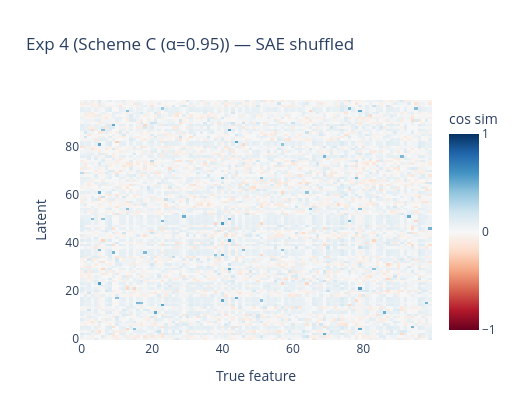
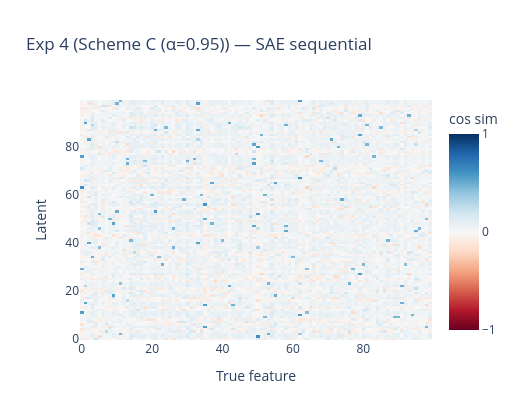
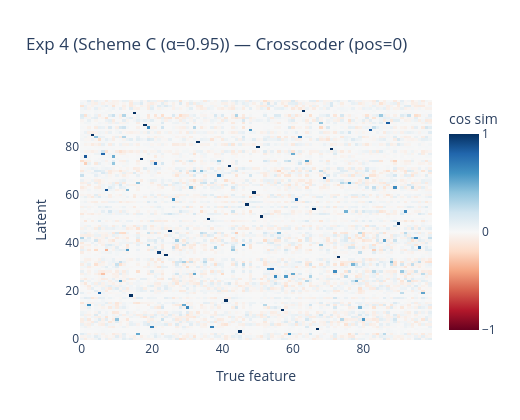

Notebook source saved alongside these figures, in order:
### Code cell
plot_recovery_heatmap(sae_exp4_shuf.decoder_directions, TRUE_FEATURES,
                      title='Exp 4 (Scheme C (α=0.95)) — SAE shuffled')
plot_recovery_heatmap(sae_exp4_seq.decoder_directions,  TRUE_FEATURES,
                      title='Exp 4 (Scheme C (α=0.95)) — SAE sequential')
plot_recovery_heatmap(cc_exp4.decoder_directions(pos=0), TRUE_FEATURES,
                      title='Exp 4 (Scheme C (α=0.95)) — Crosscoder (pos=0)')

### Figure 1 — Plotly figure (JSON) as saved in the notebook; plotly's stock layout.template omitted (floating-point values rounded to 4 significant figures; data arrays with more than 128 entries replaced by an {"elided": "..."} marker saying what was removed)
{"data": [{"colorbar": {"dtick": 1, "tickvals": [-1, 0, 1], "title": {"text": "cos sim"}}, "colorscale": [[0, "rgb(103,0,31)"], [0.1, "rgb(178,24,43)"], [0.2, "rgb(214,96,77)"], [0.3, "rgb(244,165,130)"], [0.4, "rgb(253,219,199)"], [0.5, "rgb(247,247,247)"], [0.6, "rgb(209,229,240)"], [0.7, "rgb(146,197,222)"], [0.8, "rgb(67,147,195)"], [0.9, "rgb(33,102,172)"], [1, "rgb(5,48,97)"]], "hovertemplate": "True feature: %{x}<br>Latent: %{y}<br>Cos sim: %{z:.3f}<extra></extra>", "type": "heatmap", "z": {"elided": "100x100 float values"}, "zmax": 1, "zmin": -1}], "layout": {"height": 420, "title": {"text": "Exp 4 (Scheme C (α=0.95)) — SAE shuffled"}, "width": 520, "xaxis": {"title": {"text": "True feature"}}, "yaxis": {"title": {"text": "Latent"}}}}

### Figure 2 — Plotly figure (JSON) as saved in the notebook; plotly's stock layout.template omitted (floating-point values rounded to 4 significant figures; data arrays with more than 128 entries replaced by an {"elided": "..."} marker saying what was removed)
{"data": [{"colorbar": {"dtick": 1, "tickvals": [-1, 0, 1], "title": {"text": "cos sim"}}, "colorscale": [[0, "rgb(103,0,31)"], [0.1, "rgb(178,24,43)"], [0.2, "rgb(214,96,77)"], [0.3, "rgb(244,165,130)"], [0.4, "rgb(253,219,199)"], [0.5, "rgb(247,247,247)"], [0.6, "rgb(209,229,240)"], [0.7, "rgb(146,197,222)"], [0.8, "rgb(67,147,195)"], [0.9, "rgb(33,102,172)"], [1, "rgb(5,48,97)"]], "hovertemplate": "True feature: %{x}<br>Latent: %{y}<br>Cos sim: %{z:.3f}<extra></extra>", "type": "heatmap", "z": {"elided": "100x100 float values"}, "zmax": 1, "zmin": -1}], "layout": {"height": 420, "title": {"text": "Exp 4 (Scheme C (α=0.95)) — SAE sequential"}, "width": 520, "xaxis": {"title": {"text": "True feature"}}, "yaxis": {"title": {"text": "Latent"}}}}

### Figure 3 — Plotly figure (JSON) as saved in the notebook; plotly's stock layout.template omitted (floating-point values rounded to 4 significant figures; data arrays with more than 128 entries replaced by an {"elided": "..."} marker saying what was removed)
{"data": [{"colorbar": {"dtick": 1, "tickvals": [-1, 0, 1], "title": {"text": "cos sim"}}, "colorscale": [[0, "rgb(103,0,31)"], [0.1, "rgb(178,24,43)"], [0.2, "rgb(214,96,77)"], [0.3, "rgb(244,165,130)"], [0.4, "rgb(253,219,199)"], [0.5, "rgb(247,247,247)"], [0.6, "rgb(209,229,240)"], [0.7, "rgb(146,197,222)"], [0.8, "rgb(67,147,195)"], [0.9, "rgb(33,102,172)"], [1, "rgb(5,48,97)"]], "hovertemplate": "True feature: %{x}<br>Latent: %{y}<br>Cos sim: %{z:.3f}<extra></extra>", "type": "heatmap", "z": {"elided": "100x100 float values"}, "zmax": 1, "zmin": -1}], "layout": {"height": 420, "title": {"text": "Exp 4 (Scheme C (α=0.95)) — Crosscoder (pos=0)"}, "width": 520, "xaxis": {"title": {"text": "True feature"}}, "yaxis": {"title": {"text": "Latent"}}}}
